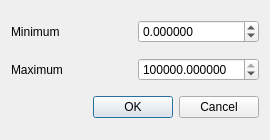
<?xml version="1.0" encoding="UTF-8"?>
<ui version="4.0">
 <class>HistogramRangeDialog</class>
 <widget class="QDialog" name="HistogramRangeDialog">
  <property name="geometry">
   <rect>
    <x>0</x>
    <y>0</y>
    <width>270</width>
    <height>140</height>
   </rect>
  </property>
  <property name="windowTitle">
   <string>Edit range</string>
  </property>
  <layout class="QGridLayout" name="gridLayout">
   <item row="0" column="0">
    <widget class="QLabel" name="label">
     <property name="text">
      <string>Minimum</string>
     </property>
    </widget>
   </item>
   <item row="0" column="1">
    <widget class="QDoubleSpinBox" name="minSpinBox">
     <property name="decimals">
      <number>6</number>
     </property>
     <property name="minimum">
      <double>-99999999.999999001622200</double>
     </property>
     <property name="maximum">
      <double>999999.999998999992386</double>
     </property>
     <property name="value">
      <double>0.000000000000000</double>
     </property>
    </widget>
   </item>
   <item row="1" column="0">
    <widget class="QLabel" name="label_2">
     <property name="text">
      <string>Maximum</string>
     </property>
    </widget>
   </item>
   <item row="1" column="1">
    <widget class="QDoubleSpinBox" name="maxSpinBox">
     <property name="decimals">
      <number>6</number>
     </property>
     <property name="minimum">
      <double>-99999999.999999001622200</double>
     </property>
     <property name="maximum">
      <double>999999.999998999992386</double>
     </property>
     <property name="value">
      <double>999999.989999999990687</double>
     </property>
    </widget>
   </item>
   <item row="2" column="0" colspan="2">
    <widget class="QDialogButtonBox" name="buttonBox">
     <property name="orientation">
      <enum>Qt::Horizontal</enum>
     </property>
     <property name="standardButtons">
      <set>QDialogButtonBox::Cancel|QDialogButtonBox::Ok</set>
     </property>
    </widget>
   </item>
  </layout>
 </widget>
 <resources/>
 <connections>
  <connection>
   <sender>buttonBox</sender>
   <signal>accepted()</signal>
   <receiver>HistogramRangeDialog</receiver>
   <slot>accept()</slot>
   <hints>
    <hint type="sourcelabel">
     <x>248</x>
     <y>254</y>
    </hint>
    <hint type="destinationlabel">
     <x>157</x>
     <y>274</y>
    </hint>
   </hints>
  </connection>
  <connection>
   <sender>buttonBox</sender>
   <signal>rejected()</signal>
   <receiver>HistogramRangeDialog</receiver>
   <slot>reject()</slot>
   <hints>
    <hint type="sourcelabel">
     <x>316</x>
     <y>260</y>
    </hint>
    <hint type="destinationlabel">
     <x>286</x>
     <y>274</y>
    </hint>
   </hints>
  </connection>
 </connections>
</ui>
